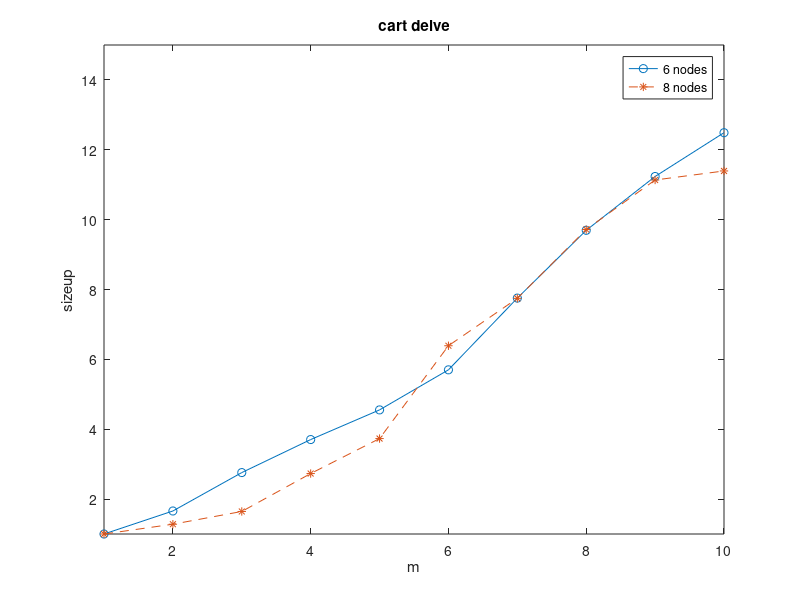

MATLAB code for this plot:
function cart_delve_sizeup
   time_6=[71.4278295,118.4833115,197.025593,264.548217,325.220485,407.1552235,553.8562975,692.459126,802.542221,892.097796];
   time_8=[69.650916,89.190205,114.5773185,190.2045095,259.969429,445.0550555,539.5374385,676.818347,775.572673,793.590343];
   for i=1:10
       sizeup_6(i)=time_6(i)/time_6(1);
       sizeup_8(i)=time_8(i)/time_8(1);
   end
   m=1:1:10;
   plot(m,sizeup_6,'-o',m,sizeup_8,'--*');
   xlabel('m');
   ylabel('sizeup');
   title('cart delve');
   axis([1 10 1 15]);
   axis normal;
   legend('6 nodes','8 nodes');
end